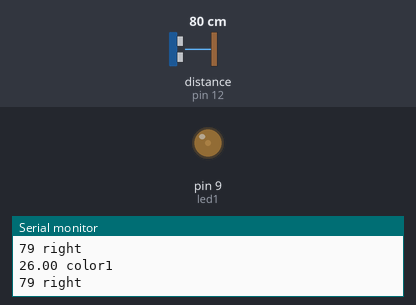
Bench run of a sketch on a simulated Arduino Uno, built with avr-gcc and run on an emulated ATmega328P. Parts: output pins drawn as LEDs (lit = HIGH), the last lines printed to the serial monitor. Wiring (inferred from the names in the program): ultrasonic range finder: trigger pin 13; echo pin 12. The test bench sets the inputs (shaded band); at power-on: distance to the obstacle (sensor on pin 12) 80 cm. The echo pulse lasts 58.3 µs per cm; pins used as bus, display or sensor lines are not drawn.

Above: at 1.25 s.
1.3 s: distance to the obstacle (sensor on pin 12) set to 12 cm
At 4.28 s:
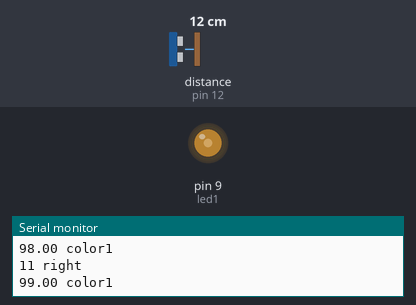
4.3 s: distance to the obstacle (sensor on pin 12) set to 9 cm
Timing chart, 0 to 7.3 s (numbered marks = the images above; inputs shaded):
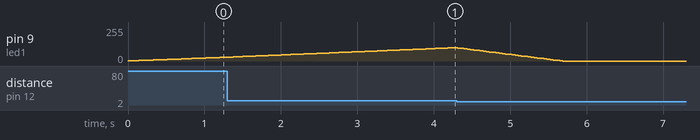

The sketch:

museomix.ino
```cpp
#define trigPin 13
#define echoPin 12
#define led1     9
//#define led2     6

float color1=0;
//float color2=0;
boolean growAlpha=true;
int freq;


void setup() {
  Serial.begin (9600);
  pinMode(trigPin, OUTPUT);
  pinMode(echoPin, INPUT);
  pinMode(led1, OUTPUT);
 // pinMode(led2, OUTPUT);

}

void loop() {
  long duration, distance;
  digitalWrite(trigPin, LOW);  // Added this line
  delayMicroseconds(2); // Added this line
  digitalWrite(trigPin, HIGH);
//  delayMicroseconds(1000); - Removed this line
  delayMicroseconds(10); // Added this line
  digitalWrite(trigPin, LOW);
  duration = pulseIn(echoPin, HIGH);
  distance = (duration/2) / 29.1;
  if (distance >= 10 and distance <= 175){
    growAlpha=true;
    freq=1;
    Serial.print(distance);
    Serial.println(" right");
  }
  else {
    growAlpha=false;
    freq=3;
    Serial.print(distance);
    Serial.println(" cm");
  }
  Serial.print(color1);
  Serial.println(" color1");
  //Serial.print(color2);
  //Serial.println(" color2");
  color1=changeAlpha(color1, freq, 255, 0, growAlpha);
 // color2=changeAlpha(color2, 1, 15, 0, growAlpha);
  analogWrite(led1, color1);
  //analogWrite(led2, color2);
  delay(40);
}


float changeAlpha(float value, int frequence,int limitUp, int limitDown, boolean grow){
   if(value < limitUp and grow){
     value+= frequence;
   }
   else if(value>limitDown and !grow){
     value-= frequence;
   }
   if(value>limitUp)
      value=limitUp;
    if(value<limitDown)
      value=limitDown;
   return value;
}
```
